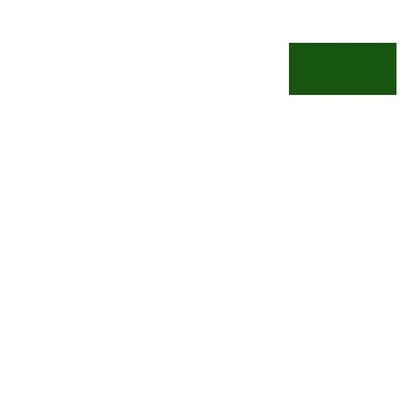
%> input picture Mark/Color Detection/offCenter.jpg, 420 x 420 px, shrunk from 500 x 500 before the run
$ octave colorprogram.m   (GNU Octave 9; MATLAB toolbox functions it lacks are replaced by stand-ins)
%> lines starting %> are read from the running program, lines starting %| are printed output that depends on the picture; in (x1, y1, x2, y2) boxes, pixels count from 0 and x2, y2 are one past the last pixel; in counts of white or black regions, pixels touching at a corner belong together; the program's own positions count from 1
### Mark/Color Detection/colorfilt.m
function [I]=colorfilt(IM1,r,g,b,range)
%convert image to double precision
Imatrix=double(IM1);
%get size of matrix
[row,col]=size(Imatrix(:,:,1));
IMR=zeros(row,col,3);
I=zeros(row,col);

%filter

 for aa=1:row

     for bb=1:col
        for layer=1:3

            if layer == 1

               if abs((Imatrix(aa,bb,layer)-r))<=range
                   IMR(aa,bb,layer)=1;
               end
            end

           if layer == 2

               if abs((Imatrix(aa,bb,layer)-g))<=range
                   IMR(aa,bb,layer)=1;
               end
           end

           if layer == 3

               if abs((Imatrix(aa,bb,layer)-b))<=range
                   IMR(aa,bb,layer)=1;
               end
           end
        end
               if IMR(aa,bb,1)== 1 && IMR(aa,bb,2)== 1 && IMR(aa,bb,3)==1
                    I(aa,bb)=1;
               end
    end
 end

### Mark/Color Detection/findcenter.m
function[point]=findcenter(BI)
%finds center of a binary image
point=[0,0];
[row,col]=size(BI);
sumx=0;
sumy=0;
sum=0;
for aa=1:row
    for bb=1:col

        if BI(aa,bb)==1
            sumx=sumx+aa;
            sumy=sumy+bb;
            sum=1+sum;

        end
    end

end
 point(1)=sumx/sum;
 point(2)=sumy/sum;


### Mark/Color Detection/findXYDistance.m
function [pMeters] = findXYDistance(height, width, z, p)
fovx = 60;
fovy = 60;
alphax = fovx/2;
alphay = fovy/2;

posx=p(1)-width/2;
posy=height/2-p(2);
x = z*tand(alphax); %because square for this example
y = z*tand(alphay);
dx = x*(posx / (width/2));
dy = y*(posy/ (height/2));
pMeters = [dx, dy];

### Mark/Color Detection/colorprogram.m
%color detection program
clc; clear all; close all
I=imread('offCenter.jpg');
%> I is the input picture: size 420x420x3 uint8; mean R, G, B 247.6, 249.6, 247.4
figure(1)
imshow(I)
I2=colorfilt(I,22,86,16,30);
%> in colorfilt, `[row,col]=size(Imatrix(:,:,1));`: row = 420
%> in colorfilt, `IMR=zeros(row,col,3);`: IMR: size 420x420x3 double; every value is 0
%> in colorfilt, `I=zeros(row,col);`: I: size 420x420 double; every value is 0
%> after the loop in colorfilt, `for aa=1:row`:
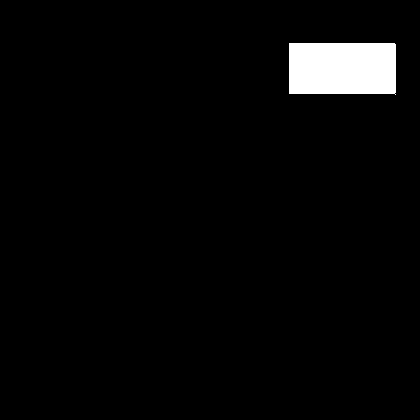
%> I: size 420x420 double; values 0 (black) and 1 (white), 3.1% white; 1 white region, box (x1, y1, x2, y2) and area: (289, 43, 396, 95) 5456
%> after the loop in colorfilt, `for aa=1:row`:
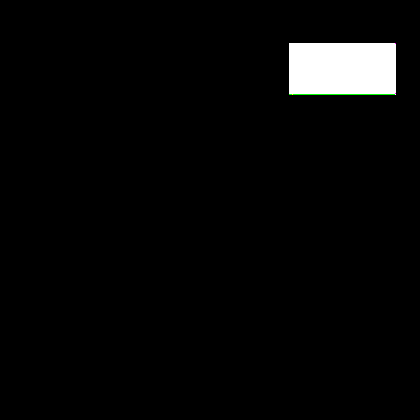
%> IMR: size 420x420x3 double; mean R, G, B 0.0309, 0.0315, 0.0309
figure(2)
imshow(I2)
hold on
point=findcenter(I2);
%> after the loop in findcenter, `for aa=1:row`: sum = 5456; sumx = 376490; sumy = 1871355
%> point = [69 343]

plot(round(point(2)),round(point(1)),'*b')
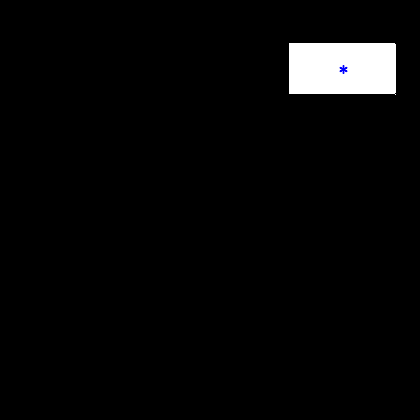
%> figure redrawn from the program's plot data
[height, width] = size(I);
%> height = 420; width = 1260
z = 1; %in meters
[pMeters] = findXYDistance(height, width, z, point);
%> in findXYDistance, `posx=p(1)-width/2;`: posx = -561
%> in findXYDistance, `posy=height/2-p(2);`: posy = -133
%> in findXYDistance, `dx = x*(posx / (width/2));`: dx = -0.514
%> in findXYDistance, `dy = y*(posy/ (height/2));`: dy = -0.366
%> in findXYDistance, `pMeters = [dx, dy];`: pMeters = [-0.514 -0.366]
%> pMeters = [-0.514 -0.366]
figure(3)
axis([-1, 1, -1, 1]);
hold on
plot(0,0, 'y*')
hold on
plot(pMeters(1), pMeters(2), '*b')
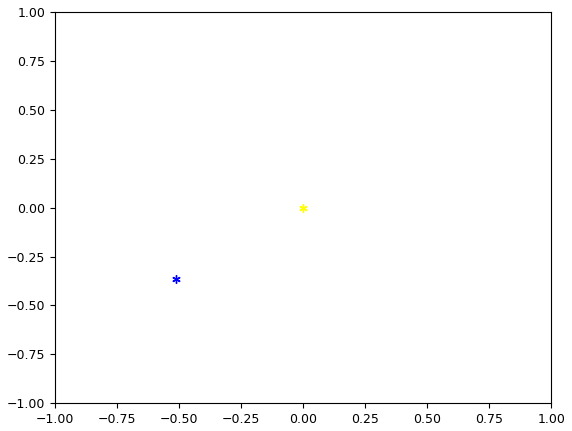
%> figure redrawn from the program's plot data
